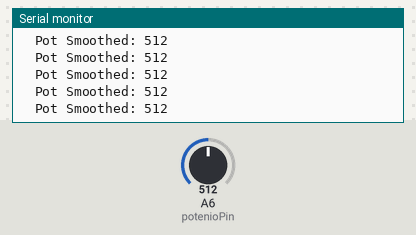
The sketch below on a simulated Arduino Nano, built with avr-gcc and run on an emulated ATmega328P. On the bench: the last lines printed to the serial monitor. The test bench sets the inputs (shaded band); at power-on: A6 (potenioPin) = 512.

Above: at 1.2 s.
1.3 s: A6 (potenioPin) set to 984
At 2.4 s:
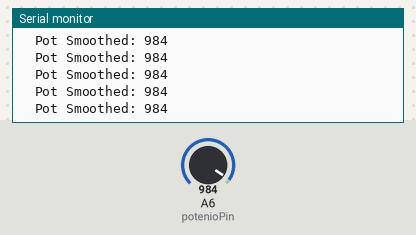
2.8 s: A6 (potenioPin) set to 1014
At 3.4 s:
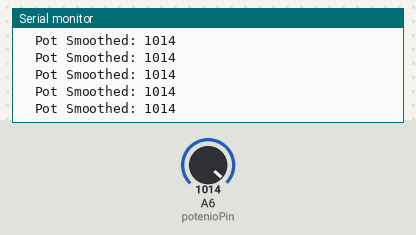
14.8 s: A6 (potenioPin) set to 109
At 15.3 s:
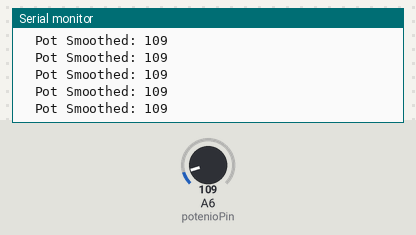
16.3 s: A6 (potenioPin) set to 93
At 17.1 s:
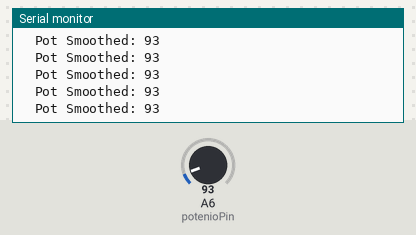
Timing chart, 0 to 19.3 s (numbered marks = the images above; inputs shaded):
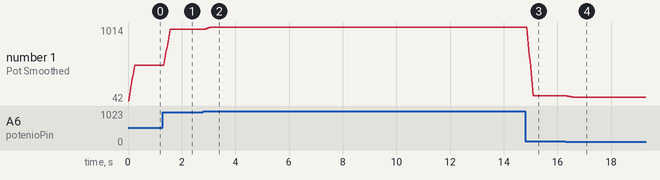

Measured:
- after the input at 1.3 s, the serial monitor: prints a new line after 0.05 s (image 1)
- after the input at 2.8 s, the serial monitor: prints a new line after 0.07 s (image 2)
- after the input at 14.8 s, the serial monitor: prints a new line after 0.08 s (image 3)
- after the input at 16.3 s, the serial monitor: prints a new line after 0.07 s (image 4)
- plotted number 1: 512 → 984 after the input at 1.3 s, 984 → 1014 after the input at 2.8 s, 1014 → 109 after the input at 14.8 s, 109 → 93 after the input at 16.3 s

The sketch:

potentio_smoothed.ino
```cpp
/*
 * Potentiometer Reading and Smoothing Module
 *
 * Control Variables:
 * - potenioPin (A6): Analog input pin for potentiometer readings
 * - averageWindow (12): Number of samples used in rolling average calculation
 * - potReadInterval (20ms): Time between consecutive potentiometer readings
 *
 * Operating Parameters:
 * - Raw readings stored in 'potValue' (0-1023)
 * - Smoothed output available in 'smoothedValue'
 * - Rolling average buffer: readings[averageWindow]
 * - Timing control: lastPotReadTime tracks last read timestamp
 *
 * Functions:
 * - initializeRollingAverage(): Sets up averaging buffer
 * - updateRollingAverage(): Updates smoothed value
 * - readPotentiometer(): Main reading function with timing control
 * - printPotValue(): Debug output of smoothed values
 */

int potenioPin = A6;
const int averageWindow =12;  // Number of samples to average

// Global variables
int potValue = 0;          // Raw value
int smoothedValue = 0;     // Filtered value
unsigned long lastPotReadTime = 0;
unsigned int potReadInterval = 20;  // Time between reads in milliseconds

// Rolling average variables
int readings[averageWindow];
int readIndex = 0;
long totalValue = 0;

// Function to initialize the rolling average array
void initializeRollingAverage() {
  // Initialize all readings to 0
  for (int i = 0; i < averageWindow; i++) {
    readings[i] = 0;
  }
  totalValue = 0;
  readIndex = 0;
}

// Function to update rolling average with new value
void updateRollingAverage(int newValue) {
  // Subtract the oldest reading from the total
  totalValue = totalValue - readings[readIndex];
  // Add the new reading to the array
  readings[readIndex] = newValue;
  // Add the new reading to the total
  totalValue = totalValue + newValue;
  // Advance to the next position in the array
  readIndex = (readIndex + 1) % averageWindow;
  // Calculate the average
  smoothedValue = totalValue / averageWindow;
}

// Function to read potentiometer and update the global value
void readPotentiometer() {
  unsigned long currentTime = millis();
  if (currentTime - lastPotReadTime >= potReadInterval) {
    // Read the analog value
    potValue = analogRead(potenioPin);

    // Update the rolling average
    updateRollingAverage(potValue);

    // Print the values
    printPotValue();

    // Update the last read time
    lastPotReadTime = currentTime;
  }
}

// Function to print potentiometer values
void printPotValue() {

  Serial.print("\tPot Smoothed: ");
  Serial.println(smoothedValue);
}

void setup() {
  Serial.begin(9600);
  Serial.println("Potentiometer test!");

  // Set pin mode
  pinMode(potenioPin, INPUT);

  // Initialize the rolling average
  initializeRollingAverage();
}

void loop() {
  // Read the potentiometer (function handles timing internally)
  readPotentiometer();
}
```
